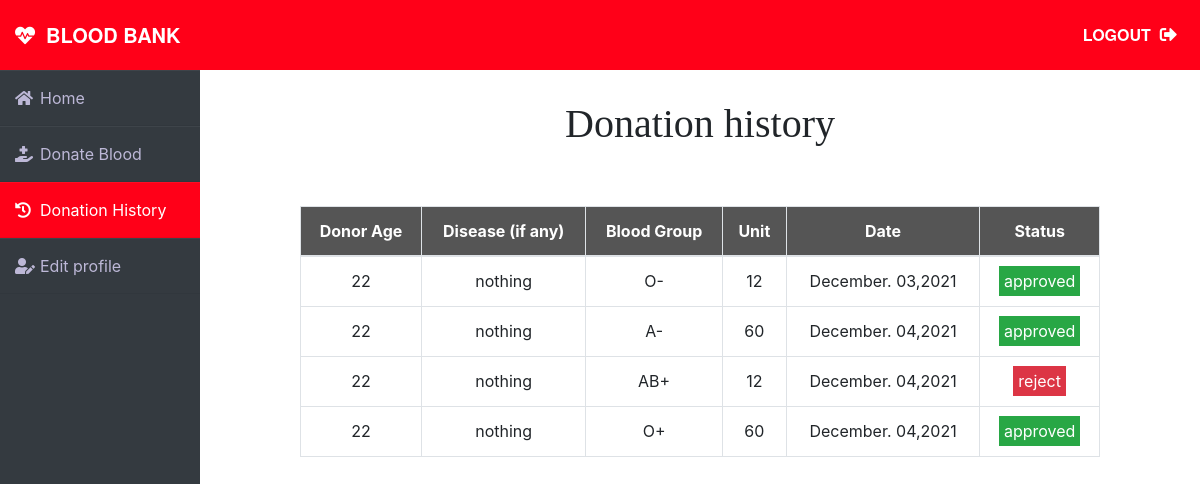
The page /donation_history.php (signed in) on the database its author committed.
### tables this page shows
CREATE TABLE `donate_blood` (
  `id` int(11) NOT NULL,
  `bloodgroup` varchar(255) NOT NULL,
  `unit` int(11) NOT NULL,
  `disease` varchar(255) NOT NULL,
  `age` int(11) NOT NULL,
  `status` varchar(255) NOT NULL DEFAULT 'pending',
  `date` date NOT NULL,
  `donor_id` int(11) NOT NULL
);

### donation_history.php (the view, shortened to what this page needs)
<?php
  include "include/init.php";
  include("include/header.php");
  include("include/top-nav.php");
    $stmt = $connect->prepare("SELECT * FROM donate_blood WHERE donor_id = ?");
    $stmt->execute([$_SESSION['donor_ID']]);
    $donate_bloods = $stmt->fetchAll();
?>
    <div class="wrapper ">
      <div class="main_content">
      <h1 style="margin-top:50px;text-align:center;font-family:auto;">Donation history</h1>
        <div class="container-bold-tble">
          <table class="table table-bold table-bordered" style="text-align:center;">
            <thead>
                    <tr>
                        <th scope="col">Donor Age</th>
                        <th scope="col">Disease (if any)</th>
                        <th scope="col">Blood Group</th>
                        <th scope="col">Unit</th>
                        <th scope="col">Date</th>
                        <th scope="col"colspan="3">Status</th>
                    </tr>
            </thead>
             <tbody>
                    <?php if(!empty($donate_bloods)): foreach($donate_bloods as $donate_blood): ?>
                    <tr>
                        <td><?= $donate_blood['age'] ?></td>
                        <td><?= $donate_blood['disease'] ?></td>
                        <td><?= $donate_blood['bloodgroup'] ?></td>
                        <td><?= $donate_blood['unit'] ?></td>
                        <td><?= date("F. d,Y", strtotime($donate_blood['date'])) ?></td>
                        <?php if($donate_blood['status'] == "pending"): ?>
                          <td><span style="color: #fff;background:#007bff; padding:5px"><?=$donate_blood['status']?></span></td>
                        <?php elseif($donate_blood['status'] == "approved"): ?>
                          <td><span style="color:#fff;background: #28a745;padding: 5px;"><?= $donate_blood['status'] ?></span></td>
                        <?php elseif($donate_blood['status'] == "reject"): ?>
                          <td><span style="color:#fff;background: #dc3545;padding: 5px;"><?= $donate_blood['status'] ?></span></td>
                        <?php endif; ?>
                   </tr>
                    <?php endforeach; endif; ?>
               </tbody>
          </table>
         </div>
       </div>
    </div>
    <?php include("include/footer.php") ?>

### layout/css/main.css (style rules this page uses)
body { overflow-x: hidden; }
.wrapper { margin: 0 auto;display: flex; }
.wrapper .main_content { width: 100%;margin-left: 200px;margin-top: 50px; }
.container-bold-tble { height:458px;overflow-y: auto; }
.table-bold { width: 80%; max-width: 100%; background-color: transparent; margin: 50px auto; overflow-y: auto; text-align:center; }
.table-bold thead { background-color:#555;color: #fff; }
.table-bold tbody td { height: 50px; }

### rows shown on the page
donate_blood: age "22", disease "nothing", bloodgroup "O-", unit "12", date "December. 03,2021", status "approved"
donate_blood: age "22", disease "nothing", bloodgroup "A-", unit "60", date "December. 04,2021", status "approved"
donate_blood: age "22", disease "nothing", bloodgroup "AB+", unit "12", date "December. 04,2021", status "reject"
donate_blood: age "22", disease "nothing", bloodgroup "O+", unit "60", date "December. 04,2021", status "approved"
